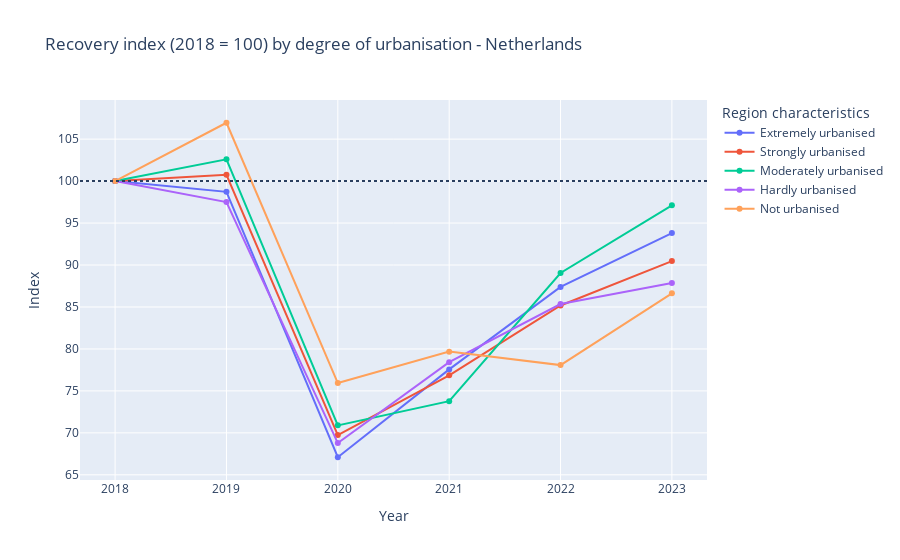

Notebook code for this chart:
### Markdown cell above
### Graph Are there significant differences in the degree of recovery between urban and rural regions in the Netherlands?

### Code cell
ref_year = 2018
levels = ["Extremely urbanised","Strongly urbanised","Moderately urbanised","Hardly urbanised","Not urbanised"]

df = (
    df_pres.loc[(df_pres["Modes of travel"] == "Total") & df_pres["Region characteristics"].isin(levels)]
           .assign(Periods=lambda d: pd.to_numeric(d["Periods"], errors="coerce"))
)

base_per_level = df.loc[df["Periods"] == ref_year].set_index("Region characteristics")["Total travel"]
df["Index"] = df["Total travel"] / df["Region characteristics"].map(base_per_level) * 100

fig1 = px.line(df, x="Periods", y="Index", color="Region characteristics", markers=True,
               title=f"Recovery index ({ref_year} = 100) by degree of urbanisation - Netherlands",
               labels={"Periods": "Year", "Index": "Index"})
fig1.add_hline(y=100, line_dash="dot")
fig1.show()

### Figure 1 — Plotly figure (JSON) as saved in the notebook; plotly's stock layout.template omitted (floating-point values rounded to 4 significant figures)
{"data": [{"hovertemplate": "Region characteristics=Extremely urbanised<br>Year=%{x}<br>Index=%{y}<extra></extra>", "legendgroup": "Extremely urbanised", "line": {"color": "#636efa", "dash": "solid"}, "marker": {"symbol": "circle"}, "mode": "lines+markers", "name": "Extremely urbanised", "orientation": "v", "showlegend": true, "type": "scatter", "x": [2018, 2019, 2020, 2021, 2022, 2023], "xaxis": "x", "y": [100, 98.72, 67.09, 77.56, 87.39, 93.8], "yaxis": "y"}, {"hovertemplate": "Region characteristics=Strongly urbanised<br>Year=%{x}<br>Index=%{y}<extra></extra>", "legendgroup": "Strongly urbanised", "line": {"color": "#EF553B", "dash": "solid"}, "marker": {"symbol": "circle"}, "mode": "lines+markers", "name": "Strongly urbanised", "orientation": "v", "showlegend": true, "type": "scatter", "x": [2018, 2019, 2020, 2021, 2022, 2023], "xaxis": "x", "y": [100, 100.8, 69.74, 76.85, 85.17, 90.47], "yaxis": "y"}, {"hovertemplate": "Region characteristics=Moderately urbanised<br>Year=%{x}<br>Index=%{y}<extra></extra>", "legendgroup": "Moderately urbanised", "line": {"color": "#00cc96", "dash": "solid"}, "marker": {"symbol": "circle"}, "mode": "lines+markers", "name": "Moderately urbanised", "orientation": "v", "showlegend": true, "type": "scatter", "x": [2018, 2019, 2020, 2021, 2022, 2023], "xaxis": "x", "y": [100, 102.6, 70.89, 73.78, 89.05, 97.12], "yaxis": "y"}, {"hovertemplate": "Region characteristics=Hardly urbanised<br>Year=%{x}<br>Index=%{y}<extra></extra>", "legendgroup": "Hardly urbanised", "line": {"color": "#ab63fa", "dash": "solid"}, "marker": {"symbol": "circle"}, "mode": "lines+markers", "name": "Hardly urbanised", "orientation": "v", "showlegend": true, "type": "scatter", "x": [2018, 2019, 2020, 2021, 2022, 2023], "xaxis": "x", "y": [100, 97.5, 68.79, 78.42, 85.36, 87.86], "yaxis": "y"}, {"hovertemplate": "Region characteristics=Not urbanised<br>Year=%{x}<br>Index=%{y}<extra></extra>", "legendgroup": "Not urbanised", "line": {"color": "#FFA15A", "dash": "solid"}, "marker": {"symbol": "circle"}, "mode": "lines+markers", "name": "Not urbanised", "orientation": "v", "showlegend": true, "type": "scatter", "x": [2018, 2019, 2020, 2021, 2022, 2023], "xaxis": "x", "y": [100, 107.0, 75.94, 79.68, 78.07, 86.63], "yaxis": "y"}], "layout": {"legend": {"title": {"text": "Region characteristics"}, "tracegroupgap": 0}, "shapes": [{"line": {"dash": "dot"}, "type": "line", "x0": 0, "x1": 1, "xref": "x domain", "y0": 100, "y1": 100, "yref": "y"}], "title": {"text": "Recovery index (2018 = 100) by degree of urbanisation - Netherlands"}, "xaxis": {"anchor": "y", "domain": [0, 1], "title": {"text": "Year"}}, "yaxis": {"anchor": "x", "domain": [0, 1], "title": {"text": "Index"}}}}
